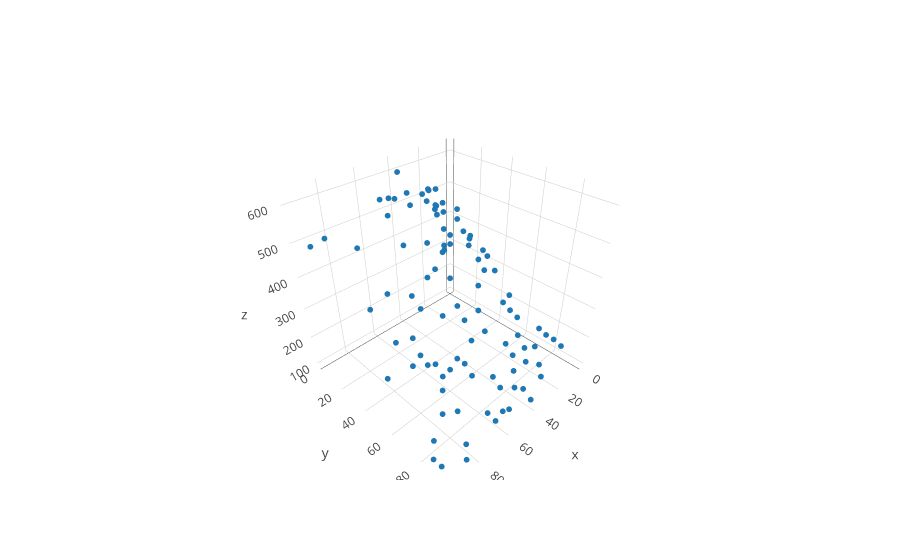

This figure's notebook cell:
### Markdown cell above
Here, we take a sample of 25 percent of the above grid to "observe"

### Code cell
X_part, y_part = sim.rand_partial_grid(X, y, 0.25)
X_full, y_full, obs_idx, imag_idx = sim.fill_grid(X_part, y_part)

color = np.zeros(X_full.shape[0])
color[obs_idx] = 1.0
trace_partial_obs = go.Scatter3d(x = X_full[obs_idx, 0], y = X_full[obs_idx, 1],
                                 z= y[obs_idx], mode = 'markers', marker=dict(size = 2))
iplot([trace_partial_obs])

### Figure 1 — Plotly figure (JSON) as saved in the notebook; plotly's stock layout.template omitted (floating-point values rounded to 4 significant figures)
{"data": [{"marker": {"size": 2}, "mode": "markers", "type": "scatter3d", "x": [0, 0, 0, 0, 0, 5, 5, 5, 5, 10, 10, 10, 10, 10, 10, 15, 15, 15, 15, 15, 15, 20, 20, 20, 20, 20, 20, 20, 25, 25, 25, 25, 25, 30, 30, 30, 30, 30, 30, 30, 35, 35, 35, 35, 35, 35, 40, 40, 40, 40, 40, 40, 45, 45, 45, 45, 45, 45, 45, 45, 45, 50, 50, 50, 55, 55, 55, 55, 55, 55, 55, 60, 60, 60, 60, 60, 60, 60, 65, 65, 65, 70, 70, 70, 70, 70, 75, 75, 75, 75, 80, 80, 85, 85, 85, 90, 90, 90, 95, 95], "y": [30, 70, 75, 80, 85, 0, 5, 20, 40, 5, 10, 25, 35, 55, 75, 10, 25, 30, 55, 60, 65, 10, 15, 25, 45, 70, 75, 85, 15, 30, 45, 80, 90, 0, 10, 15, 20, 50, 70, 75, 20, 25, 30, 55, 60, 80, 0, 10, 30, 85, 90, 95, 10, 30, 40, 45, 50, 55, 60, 75, 80, 35, 40, 90, 15, 40, 50, 60, 65, 70, 90, 15, 20, 30, 40, 60, 85, 90, 40, 55, 60, 45, 50, 55, 65, 75, 15, 35, 50, 70, 45, 90, 5, 35, 95, 0, 50, 80, 85, 90], "z": [314, 151, 142, 141, 132, 279, 313, 341, 298, 319, 367, 386, 369, 262, 130, 398, 421, 417, 250, 236, 225, 455, 473, 500, 349, 191, 160, 132, 501, 489, 396, 143, 124, 485, 536, 555, 567, 336, 193, 168, 575, 539, 554, 280, 222, 146, 522, 556, 545, 122, 138, 118, 621, 576, 453, 386, 310, 277, 222, 143, 122, 480, 414, 103, 575, 401, 307, 192, 192, 167, 118, 580, 546, 484, 315, 170, 111, 104, 371, 190, 164, 264, 222, 206, 153, 118, 476, 391, 202, 107, 283, 114, 503, 372, 109, 480, 216, 127, 110, 111]}], "layout": {}}
